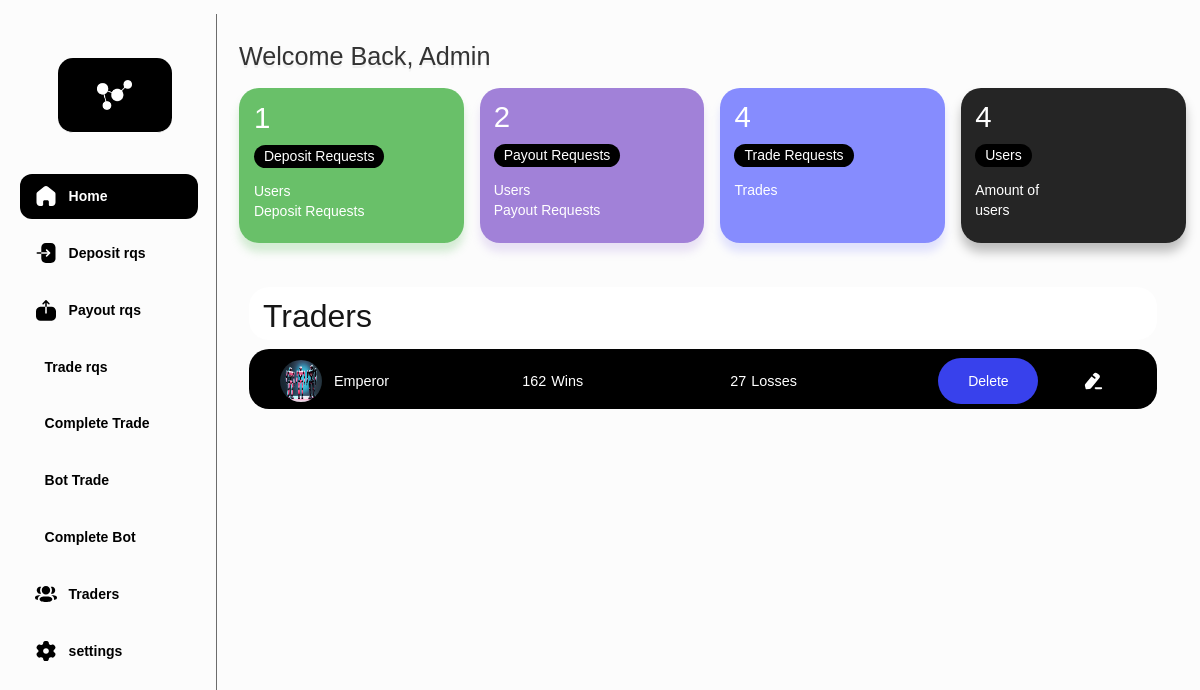
The page /administrator/dashboard/ (signed in) on the database as committed earlier.
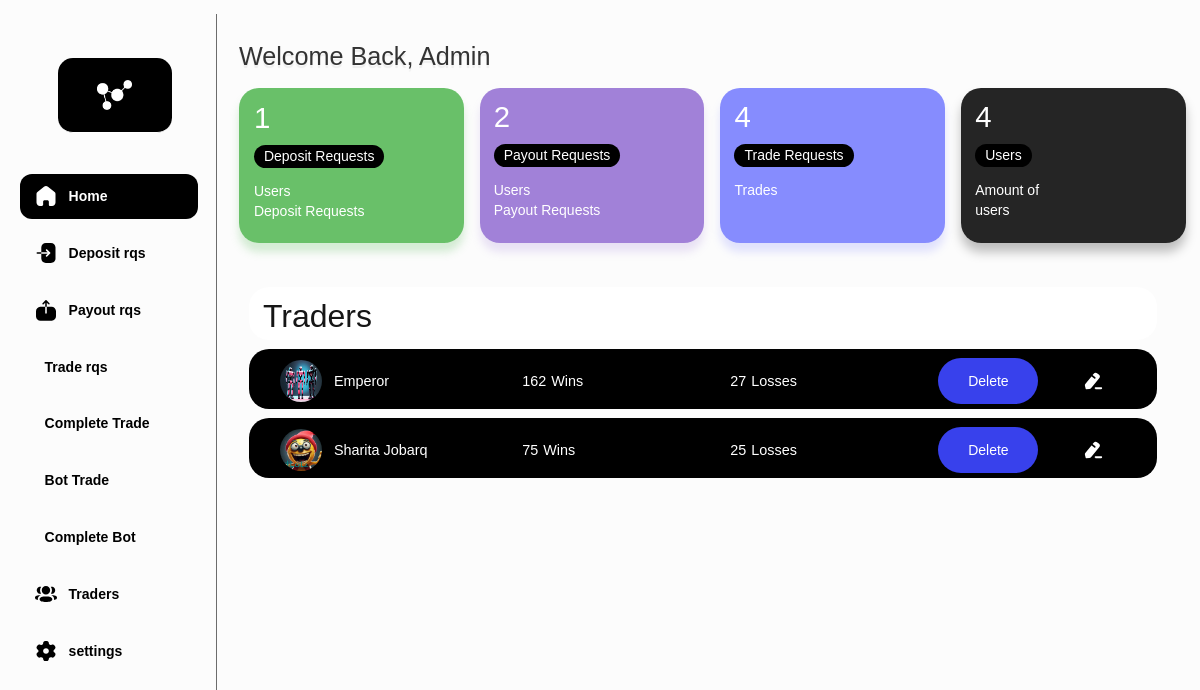
The same page on the database as committed later.
### dash/models.py (models this page shows)
class NewTrader(models.Model):
       id = models.CharField(max_length=36, primary_key=True, default=generate_deposit_id, editable=False)
       profile_image = models.ImageField(upload_to='images/')
       trader_name = models.CharField(max_length=255, default='New Trader')
       profit_share = models.CharField(max_length=255, default='20')
       category  = models.CharField(max_length=255, default='Crypto')
       wins = models.IntegerField(null=True)
       losses = models.IntegerField(null=True)
       copiers = models.IntegerField(default=45)
       copy_max = models.IntegerField(null=True)
       minimum_deposit = models.DecimalField(max_digits=10, decimal_places=2)
       bio = models.TextField()

### dash/views.py (the view)
    @login_required
    def wrapper(request, *args, **kwargs):
        if not request.user.is_superuser:
            return redirect('/administrator/login/')
        return view_func(request, *args, **kwargs)

### dash/views.py (called while the page is built)
def admin_required(view_func):
    @login_required
    def wrapper(request, *args, **kwargs):
        if not request.user.is_superuser:
            return redirect('/administrator/login/')
        return view_func(request, *args, **kwargs)
    return wrapper

### dash/templates/admin-dashmilliy/dashboard-overview.html (shortened to what the changed rows need)
{% load static %}
<!DOCTYPE html>
<html data-wf-page="663c8cabf22ec3b450ef4122" data-wf-site="66302dd7bd5484465eacc02e">
<head>
  <link href="{% static 'css/normalize.css' %}" rel="stylesheet" type="text/css">
  <link href="{% static 'css/webflow.css'  %}" rel="stylesheet" type="text/css">
  <link href="{% static 'css/exful.webflow.css' %}" rel="stylesheet" type="text/css">
</head>
<body>
  <section class="section-19">
    <div id="w-node-_65d0f732-57e1-0510-4271-a3ef4eba0d76-50ef4122" class="div-block-266">
      <div id="w-node-_803e8be7-83aa-ece5-20d8-1370e521c6ea-50ef4122" class="overv">
        <h1 class="heading-15">Welcome Back, Admin</h1>
      </div>
      <div id="w-node-_7269f980-fed0-5615-bd0b-c8d97c2ed74b-50ef4122" class="listhold">
        <div class="traderieditcard sml">
          <h2 class="heading-16">Traders</h2>
        </div>
        {% for trader in traders %}
        <div class="traderieditcard">
          <div id="w-node-be3f783e-97c1-7973-4ad7-080554a77637-50ef4122" class="div-block-275"><img src="{{ MEDIA_URL }}{{ trader.profile_image.url }}" loading="lazy" sizes="(max-width: 1279px) 42px, (max-width: 1439px) 3vw, 42px" alt="" class="image-25">
            <h3 class="heading-17">{{ trader.trader_name }}</h3>
          </div>
          <div id="w-node-be3f783e-97c1-7973-4ad7-080554a7763b-50ef4122" class="div-block-276">
            <h3 class="heading-17">{{ trader.wins }}</h3>
            <h3 class="heading-17">Wins</h3>
          </div>
          <div id="w-node-be3f783e-97c1-7973-4ad7-080554a77640-50ef4122" class="div-block-276">
            <h3 class="heading-17">{{ trader.losses }}</h3>
            <h3 class="heading-17">Losses</h3>
          </div>
          <div id="w-node-be3f783e-97c1-7973-4ad7-080554a77645-50ef4122" class="div-block-277">
            <a id="w-node-_2e6d21f4-4813-4de3-e283-0c4e8aff9c78-50ef4122" href="{% url 'delete_trader' trader.id %}" class="delete-trader w-button">Delete</a>
            <a href="{% url 'traders_manager' trader.id %}" class="edit-trader w-inline-block"><img src="{% static '/images/Edit.svg' %}" loading="lazy" id="w-node-be3f783e-97c1-7973-4ad7-080554a77649-50ef4122" alt="" class="image-26"></a>
          </div>
        </div>
        {% endfor %}
      </div>
    </div>
  </section>
</body>
</html>

Rows that differ between the two databases and show on the page:
added NewTrader: profile_image (picture), trader_name "Sharita Jobarq", wins "75", losses "25"
